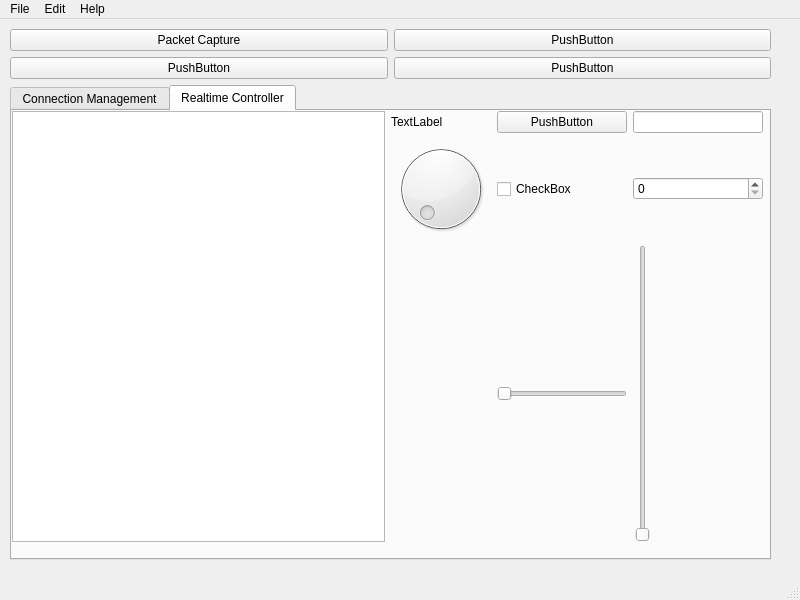
<?xml version="1.0" encoding="UTF-8"?>
<ui version="4.0">
 <class>QtAVDECC</class>
 <widget class="QMainWindow" name="QtAVDECC">
  <property name="geometry">
   <rect>
    <x>0</x>
    <y>0</y>
    <width>800</width>
    <height>600</height>
   </rect>
  </property>
  <property name="windowTitle">
   <string>PyQtAVDECC</string>
  </property>
  <widget class="QWidget" name="centralwidget">
   <widget class="QWidget" name="verticalLayoutWidget">
    <property name="geometry">
     <rect>
      <x>10</x>
      <y>10</y>
      <width>761</width>
      <height>531</height>
     </rect>
    </property>
    <layout class="QVBoxLayout" name="verticalLayout">
     <item>
      <layout class="QGridLayout" name="gridLayout">
       <item row="0" column="0">
        <widget class="QPushButton" name="pushButton">
         <property name="text">
          <string>Packet Capture</string>
         </property>
        </widget>
       </item>
       <item row="0" column="1">
        <widget class="QPushButton" name="pushButton_2">
         <property name="text">
          <string>PushButton</string>
         </property>
        </widget>
       </item>
       <item row="1" column="0">
        <widget class="QPushButton" name="pushButton_3">
         <property name="text">
          <string>PushButton</string>
         </property>
        </widget>
       </item>
       <item row="1" column="1">
        <widget class="QPushButton" name="pushButton_4">
         <property name="text">
          <string>PushButton</string>
         </property>
        </widget>
       </item>
      </layout>
     </item>
     <item>
      <widget class="QTabWidget" name="tabWidget">
       <property name="currentIndex">
        <number>1</number>
       </property>
       <widget class="QWidget" name="cm_acmp">
        <attribute name="title">
         <string>Connection Management</string>
        </attribute>
        <widget class="QWidget" name="verticalLayoutWidget_2">
         <property name="geometry">
          <rect>
           <x>0</x>
           <y>10</y>
           <width>751</width>
           <height>421</height>
          </rect>
         </property>
         <layout class="QVBoxLayout" name="verticalLayout_2">
          <item>
           <layout class="QHBoxLayout" name="horizontalLayout_3">
            <item>
             <widget class="QLabel" name="label_3">
              <property name="text">
               <string>Talker</string>
              </property>
             </widget>
            </item>
            <item>
             <widget class="QLabel" name="label_2">
              <property name="text">
               <string>Connection</string>
              </property>
             </widget>
            </item>
            <item>
             <widget class="QLabel" name="label_4">
              <property name="text">
               <string>Listener</string>
              </property>
             </widget>
            </item>
           </layout>
          </item>
          <item>
           <layout class="QHBoxLayout" name="horizontalLayout">
            <item>
             <widget class="QTreeView" name="treeView">
              <property name="minimumSize">
               <size>
                <width>100</width>
                <height>300</height>
               </size>
              </property>
             </widget>
            </item>
            <item>
             <widget class="QFrame" name="frame">
              <property name="minimumSize">
               <size>
                <width>100</width>
                <height>300</height>
               </size>
              </property>
              <property name="frameShape">
               <enum>QFrame::StyledPanel</enum>
              </property>
              <property name="frameShadow">
               <enum>QFrame::Raised</enum>
              </property>
             </widget>
            </item>
            <item>
             <widget class="QTreeView" name="treeView_2">
              <property name="minimumSize">
               <size>
                <width>100</width>
                <height>300</height>
               </size>
              </property>
             </widget>
            </item>
           </layout>
          </item>
          <item>
           <layout class="QGridLayout" name="gridLayout_2">
            <item row="0" column="0">
             <widget class="QPushButton" name="pushButton_5">
              <property name="text">
               <string>Connect</string>
              </property>
             </widget>
            </item>
            <item row="1" column="0">
             <widget class="QPushButton" name="pushButton_6">
              <property name="text">
               <string>Refresh</string>
              </property>
             </widget>
            </item>
            <item row="0" column="1">
             <widget class="QPushButton" name="pushButton_7">
              <property name="text">
               <string>Disconnect</string>
              </property>
             </widget>
            </item>
            <item row="1" column="1">
             <widget class="QPushButton" name="pushButton_8">
              <property name="text">
               <string>PushButton</string>
              </property>
             </widget>
            </item>
           </layout>
          </item>
         </layout>
        </widget>
       </widget>
       <widget class="QWidget" name="rt_ctrl_aecp">
        <attribute name="title">
         <string>Realtime Controller</string>
        </attribute>
        <widget class="QWidget" name="horizontalLayoutWidget_2">
         <property name="geometry">
          <rect>
           <x>0</x>
           <y>0</y>
           <width>751</width>
           <height>431</height>
          </rect>
         </property>
         <layout class="QHBoxLayout" name="horizontalLayout_2">
          <item>
           <widget class="QTreeView" name="treeView_3"/>
          </item>
          <item>
           <layout class="QGridLayout" name="gridLayout_3">
            <item row="0" column="1">
             <widget class="QPushButton" name="pushButton_9">
              <property name="text">
               <string>PushButton</string>
              </property>
             </widget>
            </item>
            <item row="1" column="1">
             <widget class="QCheckBox" name="checkBox">
              <property name="text">
               <string>CheckBox</string>
              </property>
             </widget>
            </item>
            <item row="1" column="2">
             <widget class="QSpinBox" name="spinBox"/>
            </item>
            <item row="0" column="2">
             <widget class="QLineEdit" name="lineEdit"/>
            </item>
            <item row="1" column="0">
             <widget class="QDial" name="dial"/>
            </item>
            <item row="0" column="0">
             <widget class="QLabel" name="label">
              <property name="text">
               <string>TextLabel</string>
              </property>
             </widget>
            </item>
            <item row="2" column="1">
             <widget class="QSlider" name="horizontalSlider">
              <property name="orientation">
               <enum>Qt::Horizontal</enum>
              </property>
             </widget>
            </item>
            <item row="2" column="2">
             <widget class="QSlider" name="verticalSlider">
              <property name="minimumSize">
               <size>
                <width>20</width>
                <height>20</height>
               </size>
              </property>
              <property name="orientation">
               <enum>Qt::Vertical</enum>
              </property>
             </widget>
            </item>
           </layout>
          </item>
         </layout>
        </widget>
       </widget>
      </widget>
     </item>
    </layout>
   </widget>
  </widget>
  <widget class="QMenuBar" name="menubar">
   <property name="geometry">
    <rect>
     <x>0</x>
     <y>0</y>
     <width>800</width>
     <height>25</height>
    </rect>
   </property>
   <widget class="QMenu" name="menuFile">
    <property name="title">
     <string>File</string>
    </property>
    <addaction name="actionExit"/>
   </widget>
   <widget class="QMenu" name="menuEdit">
    <property name="title">
     <string>Edit</string>
    </property>
    <addaction name="separator"/>
    <addaction name="actionPreferences"/>
   </widget>
   <widget class="QMenu" name="menuHelp">
    <property name="title">
     <string>Help</string>
    </property>
    <addaction name="actionAboutPyQtAVDECC"/>
    <addaction name="actionHelp"/>
    <addaction name="actionGithub_PyQtAVDECC"/>
   </widget>
   <addaction name="menuFile"/>
   <addaction name="menuEdit"/>
   <addaction name="menuHelp"/>
  </widget>
  <widget class="QStatusBar" name="statusbar"/>
  <action name="actionPreferences">
   <property name="text">
    <string>Preferences</string>
   </property>
  </action>
  <action name="actionExit">
   <property name="text">
    <string>Exit</string>
   </property>
  </action>
  <action name="actionAboutPyQtAVDECC">
   <property name="text">
    <string>About PyQtAVDECC</string>
   </property>
  </action>
  <action name="actionHelp">
   <property name="text">
    <string>Help</string>
   </property>
  </action>
  <action name="actionGithub_PyQtAVDECC">
   <property name="text">
    <string>Github PyQtAVDECC</string>
   </property>
  </action>
 </widget>
 <resources/>
 <connections/>
</ui>
